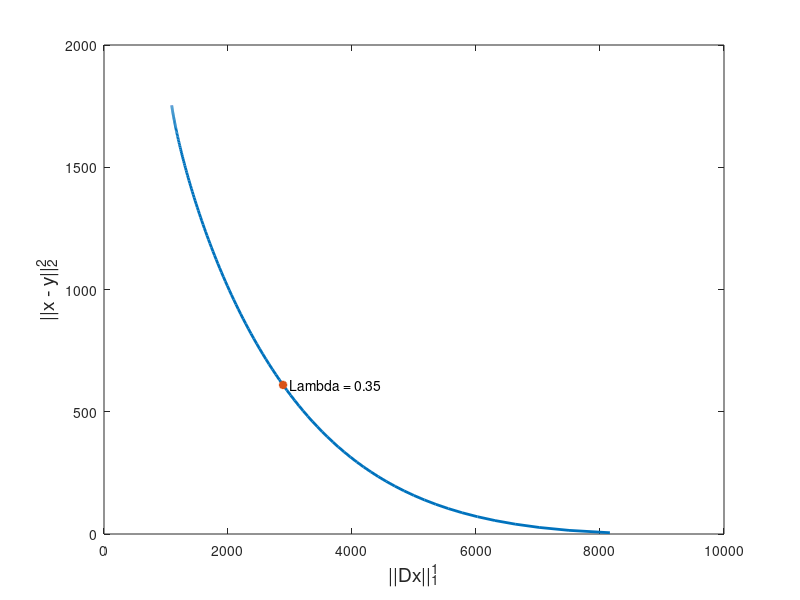

MATLAB code for this plot:
%Aluno: Joyce Oliveira dos Santos
%Matricula: 20210046341
%Curso: Sistemas de Informação
%Orientador: Dr. Márcio Barboza
%Tema: Remoção de ruídos em sinais unidimensionais usando Variação Total

clc
clear
close all


load curvaL_vuvuzela.mat

plot(J2,J1,'LineWidth', 2)

lambdaOtimo = lambda(33)

indice = 33; %
x_ponto = J2(indice);
y_ponto = J1(indice);
hold on
plot(x_ponto, y_ponto,'*','LineWidth', 2)

texto_anotacao = '  Lambda = 0.35';
text(x_ponto, y_ponto, texto_anotacao);


%title('Curva L da função Degrau', 'FontSize', 14); % Aumenta o tamanho do título

xlabel('||Dx||_1^1', 'FontSize', 14);
ylabel('||x - y||_2^2', 'FontSize', 14); %



